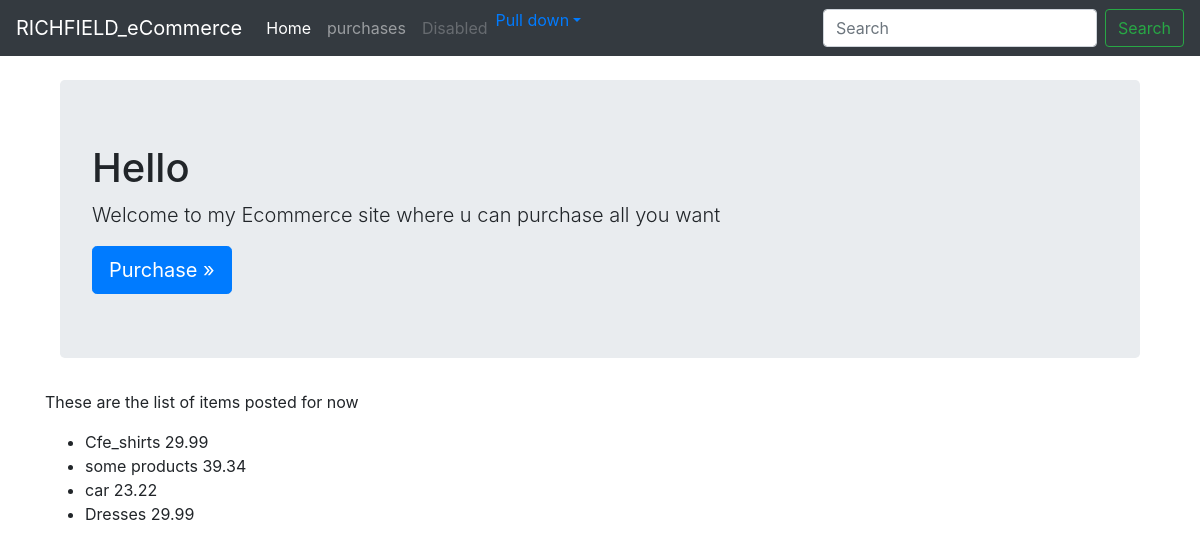
Before: /all/ with the older database file.
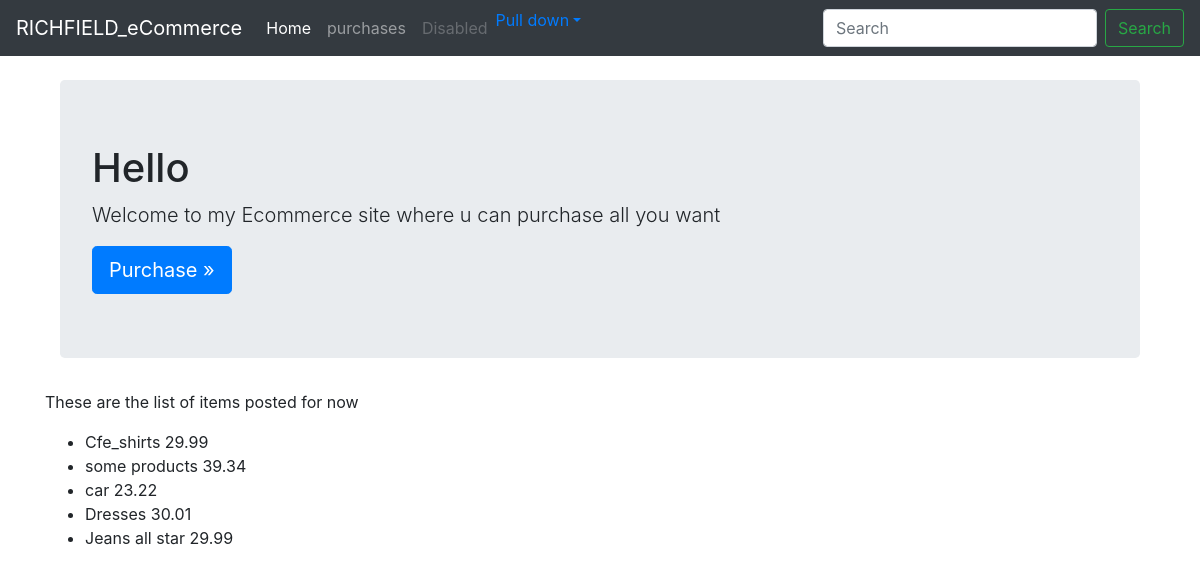
After: the same page with the newer database file.
### products/models.py (models this page shows, shortened)
class Product(models.Model):
	title = models.CharField(max_length=120)
	description = models.TextField(null=True, blank=True)
	price = models.DecimalField(decimal_places=2, max_digits=100, default=29.99)
	slug = models.SlugField()
	timestamp = models.DateTimeField(auto_now_add=True, auto_now=False)
	updated = models.DateTimeField(auto_now_add=False, auto_now=True)
	active = models.BooleanField(default=True)

### products/views.py (the view)
# urls.py: url(r'^all/', views.all, name='all'),
def all(request):
       if request.method=='POST':
           username_is = "Richfield"
           hey= {"username_is": request.user}
       else:
           hey = {"username_is": request.user}
       products= Product.objects.all()
       context = {
          'products':products,
          "hey":request.user
       }
       template = "products/all.html"
       return render(request, template, context)

### products/templates/products/all.html
{% extends "products/base.html" %}
{% block content%}
<p>These are the list of items posted for now</p>
<ul>
{% for product in products %}
<li>{{ product.title }} {{ product.price}}</li>
{% endfor%}
</ul>
{% endblock%}

Changed rows visible on the page:
changed Product "Dresses": price "29.99" → "30.01"
added Product: title "Jeans all star", price "29.99"
